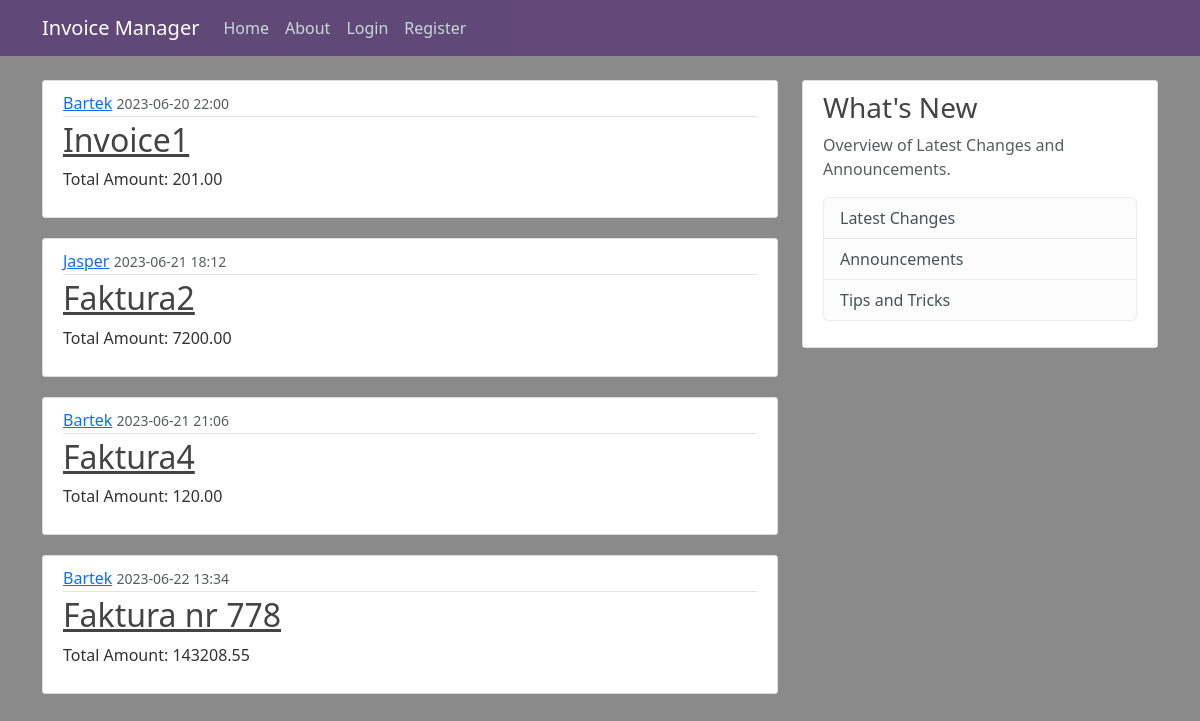
Page /home on the earlier database version.
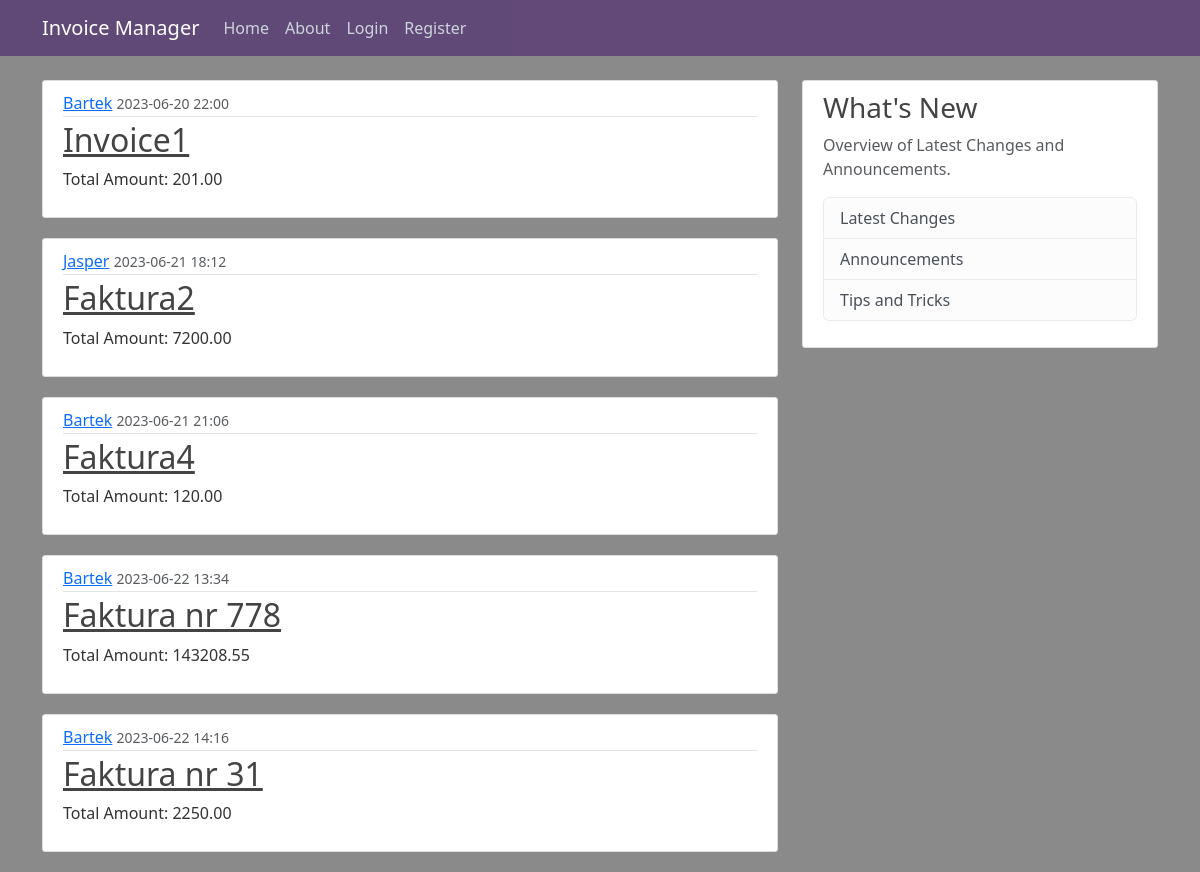
Same page on the later database version.
### application/models.py (models this page shows, shortened)
class Invoice(db.Model):
    id = db.Column(db.Integer, primary_key = True)
    name = db.Column(db.String(100), nullable = False)
    content = db.Column(db.Text, nullable = False)
    amount = db.Column(db.Numeric(10,2), nullable = False)
    date_posted = db.Column(db.DateTime, nullable = False, default = datetime.utcnow)
    user_id = db.Column(db.Integer, db.ForeignKey('user.id'), nullable = False)
    entries = db.relationship('Entry', backref='invoice', lazy=True)

class User(db.Model, UserMixin):
    id = db.Column(db.Integer, primary_key = True)
    username = db.Column(db.String(25), unique = True, nullable = False)
    email = db.Column(db.String(125), unique = True, nullable = False)
    image_file = db.Column(db.String(25), nullable = False, default = 'default.jpg')
    password = db.Column(db.String(60), nullable = False)
    invoices = db.relationship('Invoice', backref='author', lazy=True)

### application/routes.py (the view)
@app.route('/')
@app.route('/home')
def home():
    invoices = Invoice.query.all()
    return render_template('home.html', invoices=invoices)

### application/templates/home.html
{% extends "layout.html" %}
{% block content %}
    {% for invoice in invoices %}
        <article class="media content-section">
            <div class="media-body">
                <div class="article-metadata">
                    <a class="mr-2" href="#">{{ invoice.author.username }}</a>
                    <small class="text-muted">{{ invoice.date_posted.strftime('%Y-%m-%d %H:%M') }}</small>
                </div>
                <h2><a class="article-title" href="{{ url_for('invoice', invoice_id=invoice.id) }}">{{ invoice.name }}</a></h2>
                <p class="article-content">Total Amount: {{ invoice.amount }}</p>
            </div>
        </article>
    {% endfor %}
{% endblock content %}

### application/templates/layout.html (shortened to what this page needs)
<!DOCTYPE html>
<html>
<head>
    <link href="https://cdn.jsdelivr.net/npm/bootstrap@5.3.0/dist/css/bootstrap.min.css" rel="stylesheet">
    <link rel="stylesheet" type="text/css" href="{{ url_for('static', filename='main.css') }}">
</head>
<body>
    <header class="site-header">
        <nav class="navbar navbar-expand-md navbar-dark bg-steel fixed-top">
          <div class="container">
            <a class="navbar-brand mr-4" href="/">Invoice Manager</a>
            <div class="collapse navbar-collapse" id="navbarToggle">
              <div class="navbar-nav mr-auto">
                <a class="nav-item nav-link" href="{{ url_for('home') }}">Home</a>
                <a class="nav-item nav-link" href="{{ url_for('about') }}">About</a>
              </div>
              <div class="navbar-nav">
                {% if current_user.is_authenticated %}
                  <a class="nav-item nav-link" href="{{ url_for('new_invoice') }}">Create Invoice</a>
                  <a class="nav-item nav-link" href="{{ url_for('upload_invoice') }}">Upload Invoice</a>
                  <a class="nav-item nav-link" href="{{ url_for('account') }}">Account</a>
                  <a class="nav-item nav-link" href="{{ url_for('logout') }}">Logout</a>
                {% else %}
                  <a class="nav-item nav-link" href="{{ url_for('login') }}">Login</a>
                  <a class="nav-item nav-link" href="{{ url_for('register') }}">Register</a>
                {% endif %}
              </div>
            </div>
          </div>
        </nav>
      </header>
      <main role="main" class="container">
        <div class="row">
          <div class="col-md-8">
            {% block content %}{% endblock %}
          </div>
          <div class="col-md-4">
            <div class="content-section">
              <h3>What's New</h3>
              <p class='text-muted'>Overview of Latest Changes and Announcements.
                <ul class="list-group">
                  <li class="list-group-item list-group-item-light">Latest Changes</li>
                  <li class="list-group-item list-group-item-light">Announcements</li>
                  <li class="list-group-item list-group-item-light">Tips and Tricks</li>
                </ul>
              </p>
            </div>
          </div>
        </div>
      </main>
</body>
</html>

### application/static/main.css (style rules this page uses)
body { background: #8b8a8a; color: #333333; margin-top: 5rem; }
h1, h2, h3, h4, h5, h6 { color: #444444; }
.bg-steel { background-color: #34026378; }
.site-header .navbar-nav .nav-link { color: #cbd5db; }
.content-section { background: #ffffff; padding: 10px 20px; border: 1px solid #dddddd; border-radius: 3px; margin-bottom: 20px; }
.article-title { color: #444444; }
.article-content { white-space: pre-line; }
.article-metadata { padding-bottom: 1px; margin-bottom: 4px; border-bottom: 1px solid #e3e3e3 }

Differences in the rows shown:
added Invoice: author.username "Bartek", date_posted "2023-06-22 14:16", name "Faktura nr 31", amount "2250.00"
